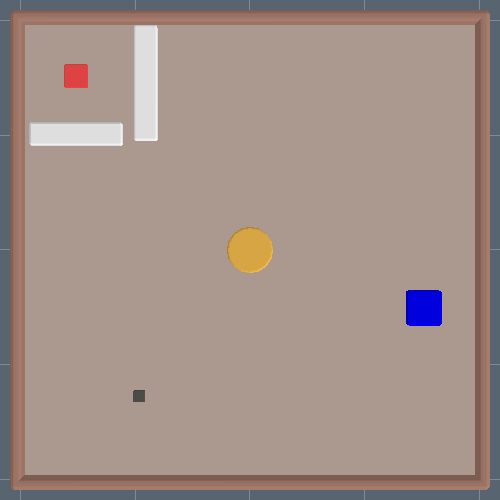
#> input picture saves/obstacle-p1-00.png, 500 x 500 px; its folder holds 5 pictures in this run
$ jupyter execute --allow-errors puzzle_saver.ipynb
#> lines starting #> are read from the running program, lines starting #| are printed output that depends on the picture
[cell 1]
import robotic as ry
import os
import time

#> (a cell that did not finish here is left out)

[cell 3]
print(os.getcwd())

#> (a cell that did not finish here is left out)

#> (a cell that did not finish here is left out)

[cell 6]
import matplotlib.pyplot as plt
from PIL import Image

[cell 7]
# Define the directory containing the images
image_dir = 'saves'

# List all image files in the directory
image_files = [f for f in os.listdir(image_dir) if f.endswith(('.png')) if "base-walls-min" not in f]
image_files.sort()

# Create a 3x3 grid
fig, axes = plt.subplots(3, 3, figsize=(8, 8))

# Loop through the images and plot them in the grid
for i, ax in enumerate(axes.flat):
    if i < len(image_files):
        img_path = os.path.join(image_dir, image_files[i])
        img = Image.open(img_path)
#> img is the input picture: PIL image 500x500 RGB; mean R, G, B 162.5, 144.5, 137.4
        ax.imshow(img)
        ax.set_title(image_files[i].split('.')[0])
        ax.axis('off')
    else:
        ax.axis('off')

# Save the figure
plt.tight_layout()
plt.savefig("../interim_report/fig_01_puzzles.png")
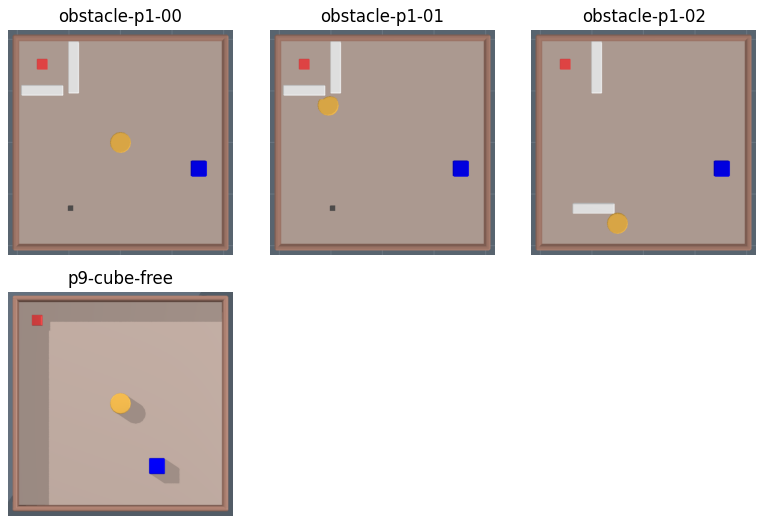
#> figure drawn by matplotlib, 4 panels

# For interim report
Below is code to overlay wall direction information for `p9-cube-free` case

[cell 8]
from PIL import Image, ImageDraw, ImageFont

# Open your image
image = Image.open("saves/p9-cube-free.g0000.png")
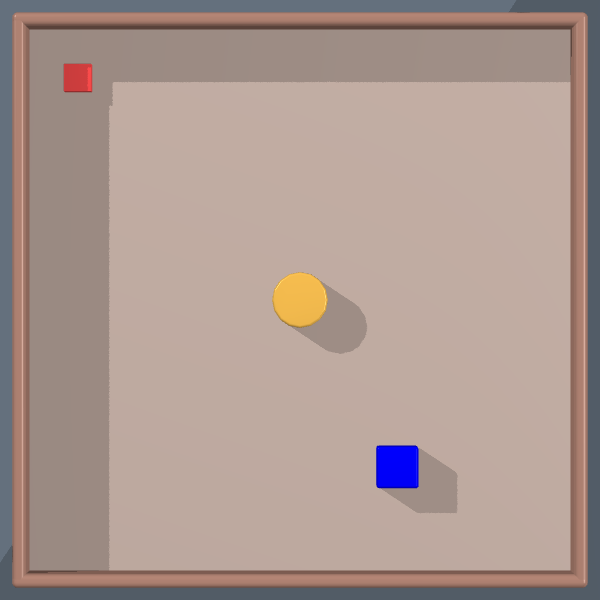
#> input picture saves/p9-cube-free.g0000.png, 600 x 600 px
#> image is the input picture: PIL image 600x600 RGB; mean R, G, B 171.9, 152.2, 144.7

# Initialize ImageDraw
draw = ImageDraw.Draw(image)

# Define the font size and load a default font
font_size = 56
try:
    font = ImageFont.truetype("times.ttf", font_size)  # times new roman
except IOError:
    font = ImageFont.load_default()

# Define the text and position for each wall
text_positions = {
    "N": (image.width // 2 - 10, 50 - font_size // 2),                    # Top (North)
    "E": (image.width - 70, image.height // 2 - font_size // 2),     # Right (East)
    "S": (image.width // 2 - 10, image.height - 60 - font_size // 2),     # Bottom (South)
    "W": (30, image.height // 2 - font_size // 2)                    # Left (West)
}

# Overlay text
for label, position in text_positions.items():
    draw.text(position, label, font=font, fill="black")  # Customize color if needed

# Save the modified image
image.save("saves/p9-cube-free-labeled.png")
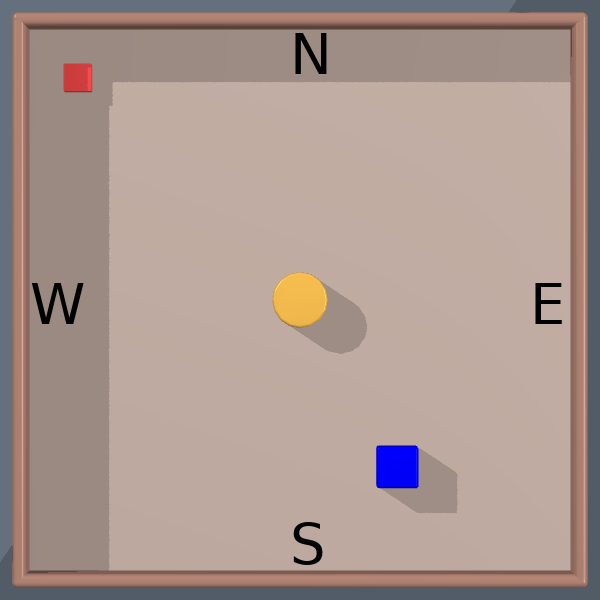
#> saved as p9-cube-free-labeled.png: PIL image 600x600 RGB; mean R, G, B 170.8, 151.2, 143.8
image.show()
